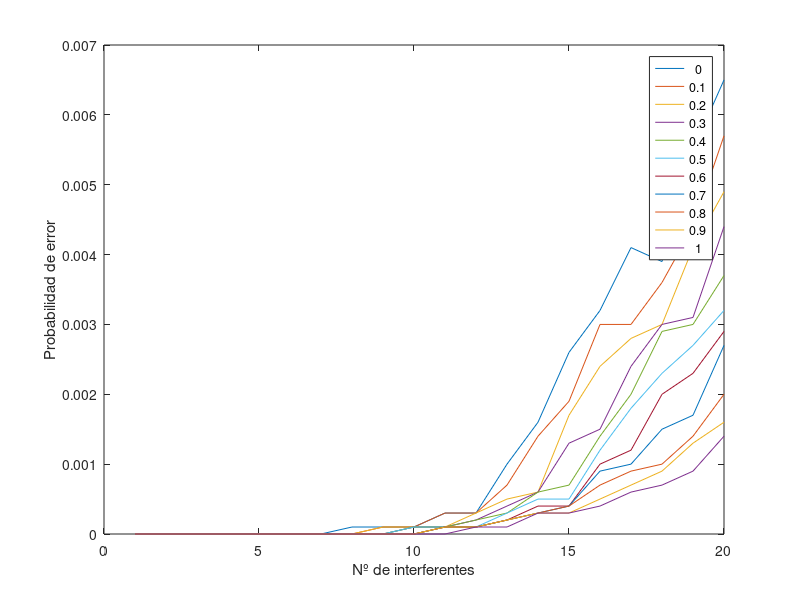

This figure's MATLAB source:
%%%%%%%%%%%%%%%%%%%%%%%%%%%%%%%%%%%%%%%%%%%%%%%%
% Ejemplo 2
%
% Genero una señal DS. Evalúo la pError en
% en función de nº de interferentes y de la
% potencia de los mismos
%%%%%%%%%%%%%%%%%%%%%%%%%%%%%%%%%%%%%%%%%%%%%%%%

N = 1e4; % Número de bits transmitidos
Lc = 127;  % numero de chips por bit
maxInterf = 20;
pFactor=0:0.1:1;

data = sign(2*rand(1,N)-1);         % Genero datos aleatorios
codigo = sign(2*rand(1,Lc*N)-1);    % Genero el código DS
repeated_data = repelem(data,Lc);   % Aplico DS
tx = repeated_data.*codigo;
interferencias = sign(2*rand(maxInterf,Lc*N)-1); %Genero las interferencias
pError = zeros(maxInterf, length(pFactor));

for Nint=1:maxInterf   %Número de señales interferentes
    for p=pFactor
        rx = tx + sum(interferencias(1:Nint,:),1).*10^(-p/10);
        dec_data = rx.*codigo;
        decoded_data = sign(sum(reshape(dec_data,Lc,N),1));
        
        errores = length(find(data-decoded_data));
        pError(Nint,round(10*p+1)) = errores/N;
    end
end
plot(pError)
xlabel('Nº de interferentes');
ylabel('Probabilidad de error');
legend(num2str(pFactor'))






